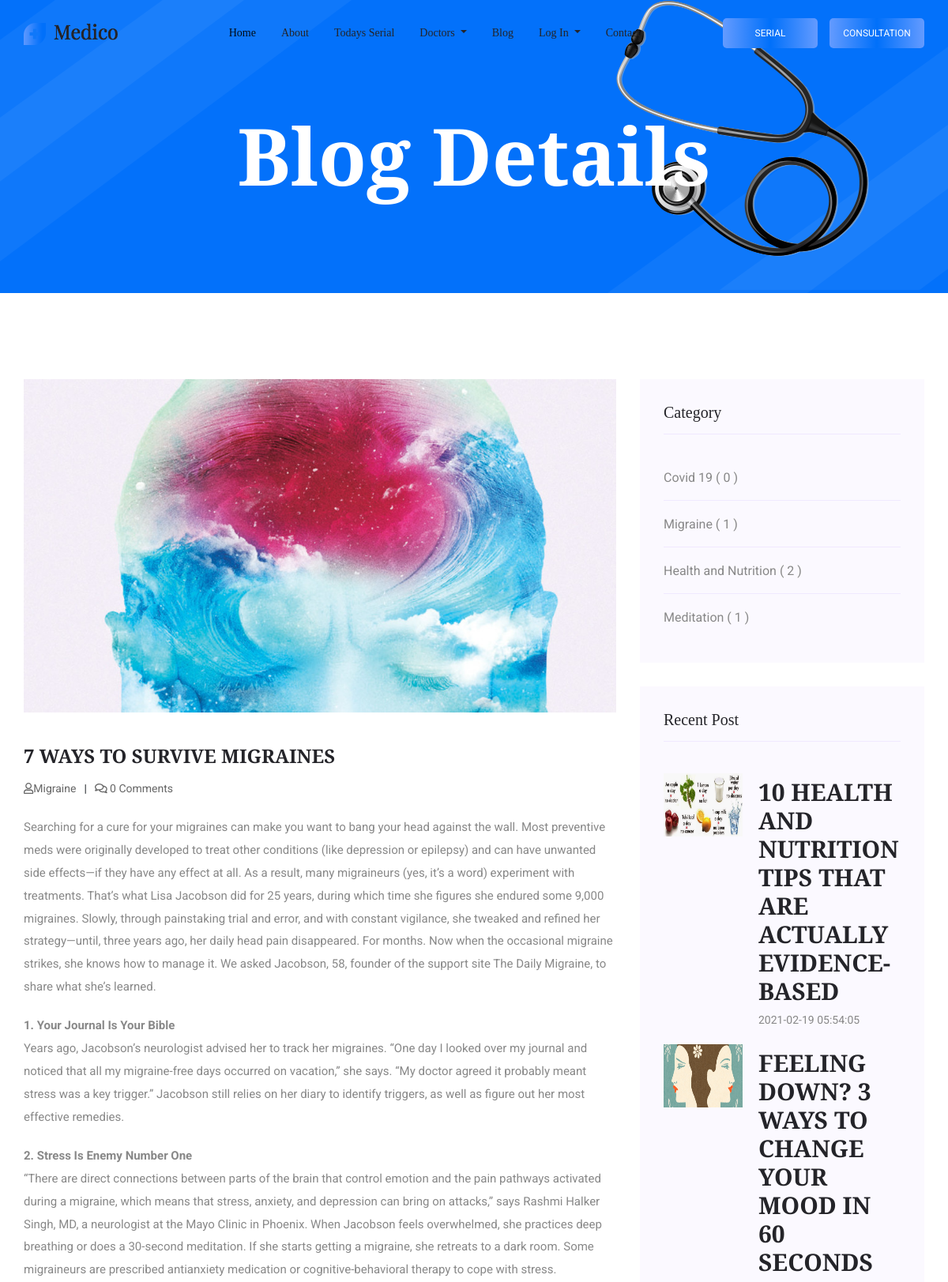
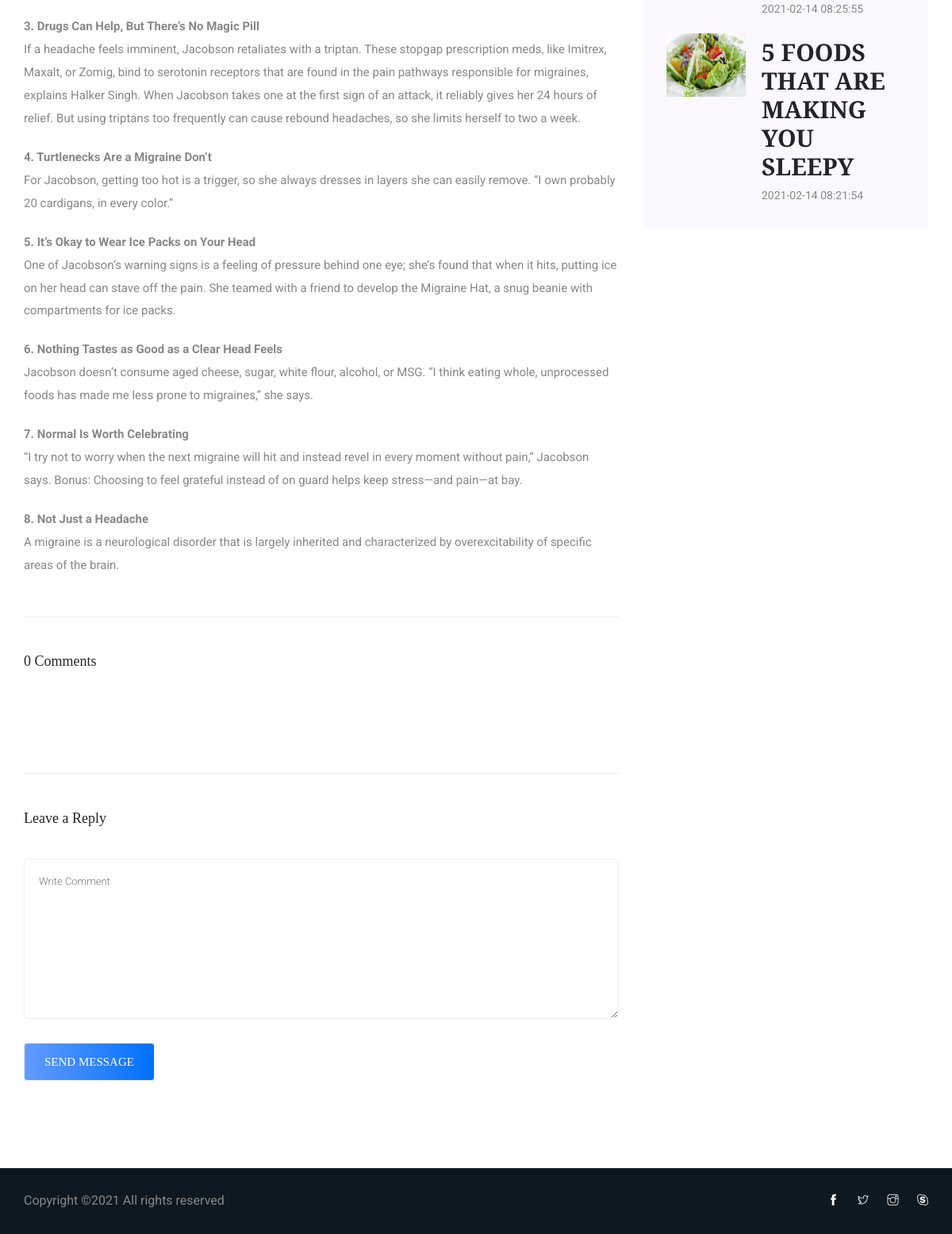
The app's page /single-blog.php?blogpostid=18 with its own data (2 pictures, top to bottom).
### tables this page shows
CREATE TABLE `blog_table` (
  `blog_id` int(11) NOT NULL,
  `cat_id` int(11) NOT NULL,
  `blog_title` varchar(266) NOT NULL,
  `blog_post` text NOT NULL,
  `blog_image` varchar(200) NOT NULL,
  `date` timestamp NOT NULL DEFAULT current_timestamp()
);

CREATE TABLE `blogcat_table` (
  `cat_id` int(11) NOT NULL,
  `cat_name` varchar(300) NOT NULL
);

### library/SessionClass.php (called while the page is built, shortened)
<?php
    class  Session{
        public static function get($key){
            if (isset($_SESSION[$key])) {
                return $_SESSION[$key];
            } else {
                return false;
            }
        }
    }
?>

### library/db.php (called while the page is built, shortened)
<?php
class DBconnection{
	public function connectDataBase(){
		$this->con = new mysqli('localhost', 'root', '','doctor_db');
	}
}
?>

### library/Selectclass.php (called while the page is built, shortened)
<?php
include_once 'db.php';
class Selectclass extends DBconnection{
	public function select($query){
		$result = $this->con->query($query) or die($this->con->error.__LINE__);
		if($result->num_rows > 0){
			return $result;
		} else {
			return false;
		}
	}
	public function selects($query){
		$result = $this->con->query($query) or die($this->con->error.__LINE__);
		if($result){
			return $result;
		} else {
			return false;
		}
	}
		public function selectall($var){
		$query = "SELECT * FROM $var";
		$result = self::selects($query);
		return $result;
	}
	public function selectallId($var,$varid,$id){
		$query = "SELECT * FROM $var WHERE $varid = $id ";
		$result = self::selects($query);
		return $result;
	}
	public function blogrecentpost($var,$vars,$id){
		$query = "SELECT * FROM $var LEFT JOIN $vars ON $var.$id = $vars.$id  order by blog_id DESC limit 3";
		$result = self::select($query);
		return $result;
	}
	public function selectalljoinTWOid($var,$vars,$id,$i){
		$query = "SELECT * FROM $var LEFT JOIN $vars ON $var.$id = $vars.$id where $var.$id = $i";
		$result = self::selects($query);
		return $result;
	}
	public function selectalljoinTWOidano($var,$vars,$id,$ids,$i){
		$query = "SELECT * FROM $var LEFT JOIN $vars ON $var.$id = $vars.$id where $var.$ids = $i";
		$result = self::select($query);
		return $result;
	}
}
 ?>

### single-blog.php (the view, shortened to what this page needs)
<?php include_once 'header.php'; ?>
    <section class="breadcrumb_part breadcrumb_bg">
        <div class="container">
            <div class="row">
                <div class="col-lg-12">
                    <div class="breadcrumb_iner">
                        <div class="breadcrumb_iner_item">
                            <h2>blog details</h2>
                        </div>
                    </div>
                </div>
            </div>
        </div>
    </section>
   <section class="blog_area single-post-area section_padding">
      <div class="container">
         <div class="row">
            <div class="col-lg-8 posts-list">
               <?php
               $blogpostid = $_GET['blogpostid'];
               $getsingleblog = $sc->selectalljoinTWOidano('blog_table','blogcat_table','cat_id','blog_id',$blogpostid);
               while ($row = $getsingleblog->fetch_assoc()) {
                ?>
               <div class="single-post">
                  <div class="feature-img">
                     <img class="img-fluid" src="<?php echo $row['blog_image']; ?>" alt="">
                  </div>
                  <div class="blog_details">
                     <h2><?php echo $row['blog_title']; ?></h2>
                     <ul class="blog-info-link mt-3 mb-4">
                        <li><a href="#"><i class="far fa-user"></i><?php echo $row['cat_name']; ?></a></li>
                        <li><a href="#"><i class="far fa-comments"></i>     <?php $blogcomment = $sc->selectallId('blogcomment_table','blog_id',$blogpostid);
                     $get = mysqli_num_rows($blogcomment);
                        if ($get>0) {
                            echo $get;
                        }else{
                            echo '0';
                        }
                     ?> Comments</a></li>
                     </ul>
                     <p class="excert">
                       <?php echo $row['blog_post']; ?>
                     </p>
                  </div>
               </div>
            <?php } ?>
               <div class="comments-area">
                  <h4>
                     <?php $blogcomment = $sc->selectallId('blogcomment_table','blog_id',$blogpostid);
                     $get = mysqli_num_rows($blogcomment);
                        if ($get>0) {
                            echo $get;
                        }else{
                            echo '0';
                        }
                     ?>
                   Comments</h4>
               </div>
               <div class="comment-form">
                  <h4>Leave a Reply</h4>
                  <form action="" method="post" >
                     <div class="row">
                        <div class="col-12">
                           <div class="form-group">
                              <textarea class="form-control w-100" name="comment" id="comment" cols="30" rows="9"
                                 placeholder="Write Comment"></textarea>
                           </div>
                        </div>
                     </div>
                     <div class="form-group">
                        <button type="submit" class="button btn_1 button-contactForm">Send Message</button>
                     </div>
                  </form>
               </div>
            </div>
            <div class="col-lg-4">
                    <div class="blog_right_sidebar">
                        <aside class="single_sidebar_widget post_category_widget">
                            <h4 class="widget_title">Category</h4>
                                      <ul class="list cat-list">
                                <?php
                    $viewdoctor = $sc->selectall('blogcat_table');
                    if ($viewdoctor) {
                        while ($row = $viewdoctor->fetch_assoc()) {
                ?>
                                <li>
                                    <a href="blog.php?catid=<?php echo $row['cat_id'];?>" class="d-flex">
                                        <p><?php echo $row['cat_name'];?> (
                                                <?php $catcount = $sc->selectalljoinTWOid('blog_table','blogcat_table','cat_id',($row['cat_id']));
                     $get = mysqli_num_rows($catcount);
                        if ($get>0) {
                            echo $get;
                        }else{
                            echo '0';
                        }
                     ?>
                                        )</p>
                                    </a>
                                </li>
                            <?php } } ?>
                            </ul>
                        </aside>
                        <aside class="single_sidebar_widget popular_post_widget">
                            <h3 class="widget_title">Recent Post</h3>
                              <?php
                    $viewdoctor = $sc->blogrecentpost('blog_table','blogcat_table','cat_id');
                    if ($viewdoctor) {
                        while ($row = $viewdoctor->fetch_assoc()) {
                    ?>
                            <div class="media post_item">
                                <img style="width: 100px; height: 80px;" src="<?php echo $row['blog_image'];?>" alt="post">
                                <div class="media-body">
                                    <a href="single-blog.php?blogpostid=<?php echo $row['blog_id'] ?>">
                                        <h3><?php echo $row['blog_title'];?></h3>
                                    </a>
                                    <p><?php echo $row['date'];?></p>
                                </div>
                            </div>
                    <?php  } }?>
                        </aside>
                    </div>
                </div>
      </div>
   </section>
   <?php include_once 'footer.php'; ?>

### header.php (shortened to what this page needs)
<?php
include "library/Selectclass.php";
include "library/Sessionclass.php";
$sc = new Selectclass();
?>
<!DOCTYPE html>
<html lang="en">
<head>
    <link rel="stylesheet" href="css/bootstrap.min.css">
    <link rel="stylesheet" href="css/animate.css">
    <link rel="stylesheet" href="css/owl.carousel.min.css">
    <link rel="stylesheet" href="css/themify-icons.css">
    <link rel="stylesheet" href="css/flaticon.css">
    <link rel="stylesheet" href="css/magnific-popup.css">
    <link rel="stylesheet" href="css/nice-select.css">
    <link rel="stylesheet" href="css/slick.css">
    <link rel="stylesheet" href="css/swc.css">
    <link rel="stylesheet" href="css/style.css">
</head>
<body>
    <header class="main_menu home_menu">
        <div class="container">
            <div class="row align-items-center">
                <div class="col-lg-12">
                    <nav class="navbar navbar-expand-lg navbar-light">
                        <a class="navbar-brand" href="index.php"> <img src="img/logo.png" alt="logo"> </a>
                        <div class="collapse navbar-collapse main-menu-item justify-content-center"
                            id="navbarSupportedContent">
                            <ul class="navbar-nav align-items-center">
                                <li class="nav-item active">
                                    <a class="nav-link" href="index.php">Home</a>
                                </li>
                                <li class="nav-item">
                                    <a class="nav-link" href="about.php">about</a>
                                </li>
                                  <li class="nav-item">
                                    <a class="nav-link" href="todays-serial.php">Todays Serial</a>
                                </li>
                                <li class="nav-item dropdown">
                                    <a class="nav-link dropdown-toggle" href="doctor.php" id="navbarDropdown"
                                        role="button" data-toggle="dropdown" aria-haspopup="true" aria-expanded="false">
                                        Doctors
                                    </a>
                                </li>
                                <li class="nav-item">
                                    <a class="nav-link" href="blog.php">Blog</a>
                                </li>
                                <?php
                    if (Session::get('customer_id') != true) {
                        ?>
                                <li class="nav-item dropdown">
                                    <a class="nav-link dropdown-toggle" href="#" id="navbarDropdown" role="button" data-toggle="dropdown" aria-haspopup="true" aria-expanded="false">
                                      Log in
                                    </a>
                                   </li>
                               <?php } ?>
                                <li class="nav-item">
                                    <a class="nav-link" href="contact.php">Contact</a>
                                </li>
                            </ul>
                        </div>
                         <a style="width: 120px; padding:10px 30px; margin:0px 5px;" class="btn_2 d-none d-lg-block" href="serial.php">Serial</a>
                         <a style="width: 120px; padding:10px 10px; margin-left:10px;" class="btn_2 d-none d-lg-block" href="doctor.php">Consultation</a>
                    </nav>
                </div>
            </div>
        </div>
    </header>

### footer.php (shortened to what this page needs)
    <footer class="footer-area">
        <div class="copyright_part">
            <div class="container">
                <div class="row align-items-center">
                    <p class="footer-text m-0 col-lg-8 col-md-12">
Copyright &copy;<script>document.write(new Date().getFullYear());</script> All rights reserved
</p>
                    <div class="col-lg-4 col-md-12 text-center text-lg-right footer-social">
                        <a href="https://www.facebook.com/Medico.sn21"><i class="ti-facebook"></i></a>
                        <a href="https://www.facebook.com/Medico.sn21"> <i class="ti-twitter"></i> </a>
                        <a href="https://www.facebook.com/Medico.sn21"><i class="ti-instagram"></i></a>
                        <a href="https://www.facebook.com/Medico.sn21"><i class="ti-skype"></i></a>
                    </div>
                </div>
            </div>
        </div>
    </footer>
</body>
</html>

### records on screen
blog_table: blog_image (picture), blog_title "7 WAYS TO SURVIVE MIGRAINES", cat.cat_name "Migraine", blog_post "Searching for a cure for your migraines can make you want to bang your head against the wall. Most preventive meds were originally developed to treat other conditions (like depression or epilepsy) and can have unwanted side effects—if they have any effect at all. As a result, many migraineurs (yes, it’s a word) experiment with treatments. That’s what Lisa Jacobson did for 25 years, during which time she figures she endured some 9,000 migraines. Slowly, through painstaking trial and error, and with constant vigilance, she tweaked and refined her strategy—until, three years ago, her daily head pain disappeared. For months. Now when the occasional migraine strikes, she knows how to manage it.…"
blogcat_table: cat_name "Covid 19", shows "0"
blogcat_table: cat_name "Migraine", get "1"
blogcat_table: cat_name "Health and Nutrition", get "2"
blogcat_table: cat_name "Meditation", get "1"
blog_table: blog_image (picture), blog_title "10 HEALTH AND NUTRITION TIPS THAT ARE ACTUALLY EVIDENCE-BASED", date "2021-02-19 05:54:05"
blog_table: blog_image (picture), blog_title "FEELING DOWN? 3 WAYS TO CHANGE YOUR MOOD IN 60 SECONDS", date "2021-02-14 08:25:55"
blog_table: blog_image (picture), blog_title "5 FOODS THAT ARE MAKING YOU SLEEPY", date "2021-02-14 08:21:54"
